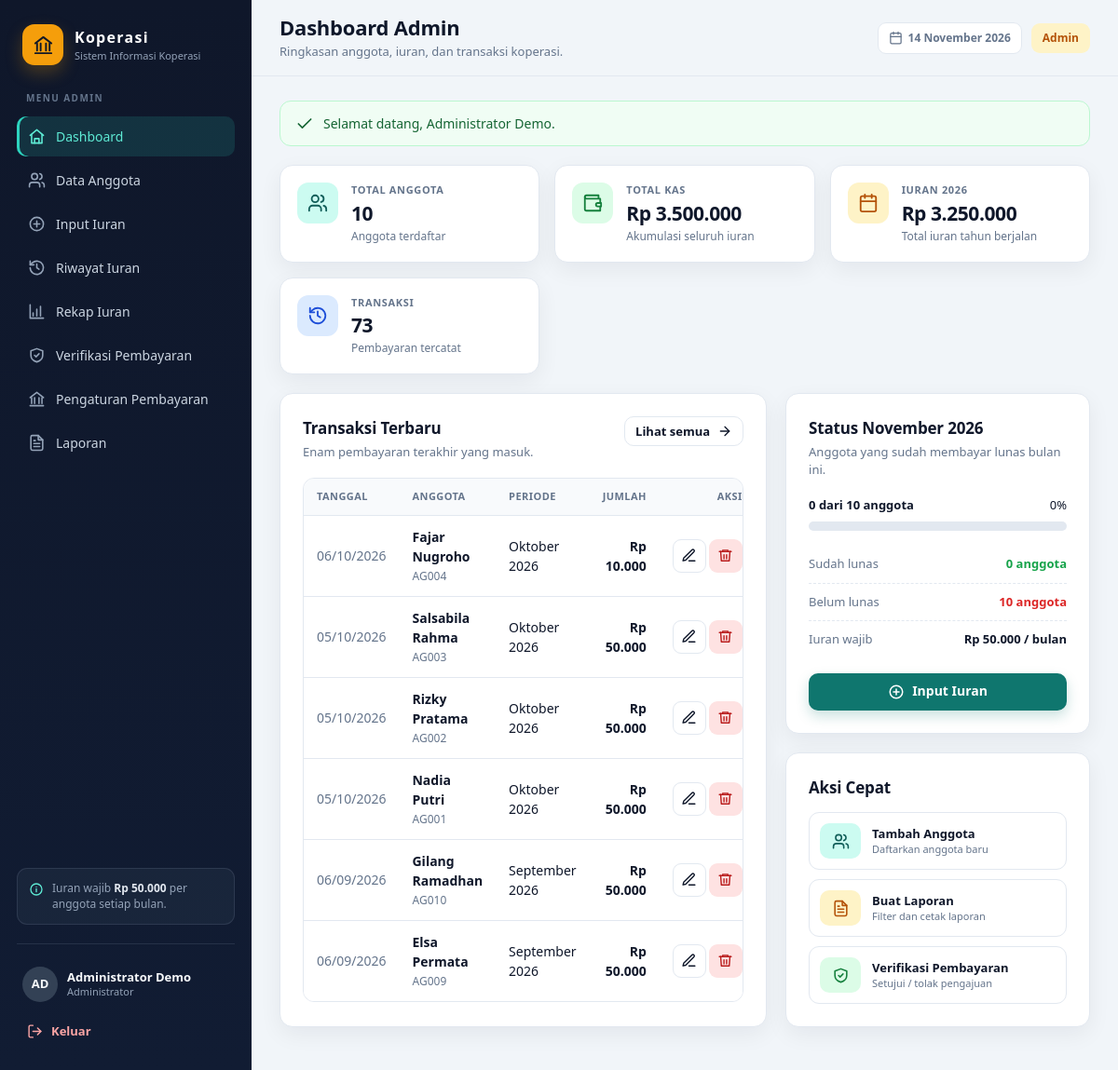
/dashboard_admin.php (signed in), run on the app's committed database.
### tables this page shows
CREATE TABLE `kas` (
    `id` INT(11) NOT NULL AUTO_INCREMENT,
    `anggota_id` INT(11) NOT NULL,
    `bulan` VARCHAR(20) NOT NULL,
    `tahun` INT(11) NOT NULL,
    `jumlah` DECIMAL(12,2) NOT NULL,
    `tanggal` TIMESTAMP NOT NULL DEFAULT CURRENT_TIMESTAMP,
    PRIMARY KEY (`id`),
    KEY `idx_kas_anggota` (`anggota_id`),
    KEY `idx_kas_periode` (`tahun`, `bulan`),
    KEY `idx_kas_anggota_periode` (`anggota_id`, `tahun`, `bulan`),
    CONSTRAINT `fk_kas_anggota` FOREIGN KEY (`anggota_id`)
        REFERENCES `anggota` (`id`) ON DELETE RESTRICT ON UPDATE CASCADE,
    CONSTRAINT `chk_kas_jumlah` CHECK (`jumlah` > 0),
    CONSTRAINT `chk_kas_tahun` CHECK (`tahun` BETWEEN 2000 AND 2100)
);

CREATE TABLE `anggota` (
    `id` INT(11) NOT NULL AUTO_INCREMENT,
    `kode_anggota` VARCHAR(20) NOT NULL,
    `nama` VARCHAR(100) NOT NULL,
    `alamat` TEXT DEFAULT NULL,
    `telepon` VARCHAR(20) DEFAULT NULL,
    PRIMARY KEY (`id`),
    UNIQUE KEY `uq_anggota_kode` (`kode_anggota`)
);

### includes/pembayaran.php (called while the page is built, shortened)
<?php
function jumlah_pending_verifikasi(mysqli $conn): int
{
    try {
        return (int) db_value(
            $conn,
            'SELECT COUNT(*) FROM pembayaran WHERE status = \'pending\''
        );
    } catch (Throwable $exception) {
        return 0;
    }
}

### dashboard_admin.php (the view, shortened to what this page needs)
<?php
require_once __DIR__ . '/includes/bootstrap.php';
$totalAnggota = (int) db_value($conn, 'SELECT COUNT(*) FROM anggota');
$totalTransaksi = (int) db_value($conn, 'SELECT COUNT(*) FROM kas');
$totalKas = (float) db_value($conn, 'SELECT COALESCE(SUM(jumlah), 0) FROM kas');
$tahunIni = (int) date('Y');
$iuranTahunIni = (float) db_value(
    $conn,
    'SELECT COALESCE(SUM(jumlah), 0) FROM kas WHERE tahun = ?',
    [$tahunIni]
);
$bulanIni = bulan_ini();
$sudahBayar = (int) db_value(
    $conn,
    'SELECT COUNT(*) FROM (
        SELECT anggota_id
        FROM kas
        WHERE bulan = ? AND tahun = ?
        GROUP BY anggota_id
        HAVING SUM(jumlah) >= ?
    ) AS lunas',
    [$bulanIni, $tahunIni, IURAN_WAJIB]
);
$belumBayar = max(0, $totalAnggota - $sudahBayar);
$persen = $totalAnggota > 0 ? (int) round($sudahBayar / $totalAnggota * 100) : 0;
$pendingVerifikasi = jumlah_pending_verifikasi($conn);
$transaksiTerbaru = db_all(
    $conn,
    'SELECT kas.id, kas.anggota_id, kas.bulan, kas.tahun, kas.jumlah, kas.tanggal,
            anggota.nama, anggota.kode_anggota
     FROM kas
     LEFT JOIN anggota ON anggota.id = kas.anggota_id
     ORDER BY kas.tanggal DESC, kas.id DESC
     LIMIT 6'
);
render_app_start(
    'Dashboard Admin',
    'dashboard_admin.php',
    'Dashboard Admin',
    'Ringkasan anggota, iuran, dan transaksi koperasi.'
);
?>
<div class="stats">
    <article class="stat">
        <span class="stat-icon"><?= icon('users') ?></span>
        <div>
            <p class="stat-label">Total Anggota</p>
            <h2><?= number_format($totalAnggota, 0, ',', '.') ?></h2>
            <p class="stat-hint">Anggota terdaftar</p>
        </div>
    </article>
    <article class="stat">
        <span class="stat-icon stat-icon-green"><?= icon('wallet') ?></span>
        <div>
            <p class="stat-label">Total Kas</p>
            <h2><?= rupiah($totalKas) ?></h2>
            <p class="stat-hint">Akumulasi seluruh iuran</p>
        </div>
    </article>
    <article class="stat">
        <span class="stat-icon stat-icon-amber"><?= icon('calendar') ?></span>
        <div>
            <p class="stat-label">Iuran <?= e((string) $tahunIni) ?></p>
            <h2><?= rupiah($iuranTahunIni) ?></h2>
            <p class="stat-hint">Total iuran tahun berjalan</p>
        </div>
    </article>
    <article class="stat">
        <span class="stat-icon stat-icon-blue"><?= icon('history') ?></span>
        <div>
            <p class="stat-label">Transaksi</p>
            <h2><?= number_format($totalTransaksi, 0, ',', '.') ?></h2>
            <p class="stat-hint">Pembayaran tercatat</p>
        </div>
    </article>
</div>
<div class="grid-2 wide-left">
    <section class="panel">
        <div class="panel-head">
            <div>
                <h2>Transaksi Terbaru</h2>
                <p>Enam pembayaran terakhir yang masuk.</p>
            </div>
            <a class="btn btn-ghost btn-sm" href="riwayat_iuran.php">
                Lihat semua <?= icon('arrow-right') ?>
            </a>
        </div>
        <?php if ($transaksiTerbaru === []): ?>
            <div class="empty-state compact">
                <?= icon('history') ?>
                <h3>Belum ada transaksi</h3>
                <p>Transaksi akan tampil setelah iuran anggota dicatat.</p>
            </div>
        <?php else: ?>
            <div class="table-wrap">
                <table>
                    <thead>
                        <tr>
                            <th>Tanggal</th>
                            <th>Anggota</th>
                            <th>Periode</th>
                            <th class="text-right">Jumlah</th>
                            <th class="text-right">Aksi</th>
                        </tr>
                    </thead>
                    <tbody>
                        <?php foreach ($transaksiTerbaru as $row): ?>
                            <tr>
                                <td class="text-muted"><?= e(tanggal_indo($row['tanggal'])) ?></td>
                                <td>
                                    <strong><?= e($row['nama'] ?? 'Anggota dihapus') ?></strong>
                                    <div class="table-sub"><?= e($row['kode_anggota'] ?? '-') ?></div>
                                </td>
                                <td><?= e($row['bulan']) ?> <?= e((string) $row['tahun']) ?></td>
                                <td class="text-right"><strong><?= rupiah($row['jumlah']) ?></strong></td>
                                <td class="text-right">
                                    <div class="table-actions">
                                        <a class="btn btn-icon btn-ghost" href="edit_iuran.php?id=<?= (int) $row['id'] ?>"
                                           title="Edit transaksi" aria-label="Edit transaksi">
                                            <?= icon('edit') ?>
                                        </a>
                                        <form method="post" action="hapus_iuran.php" class="inline-form"
                                              data-confirm="Hapus transaksi iuran ini? Data yang dihapus tidak dapat dikembalikan.">
                                            <button type="submit" class="btn btn-icon btn-danger-soft"
                                                    title="Hapus transaksi" aria-label="Hapus transaksi">
                                                <?= icon('trash') ?>
                                            </button>
                                        </form>
                                    </div>
                                </td>
                            </tr>
                        <?php endforeach; ?>
                    </tbody>
                </table>
            </div>
        <?php endif; ?>
    </section>
    <div class="stack">
        <section class="panel">
            <div class="panel-head">
                <div>
                    <h2>Status <?= e($bulanIni) ?> <?= e((string) $tahunIni) ?></h2>
                    <p>Anggota yang sudah membayar lunas bulan ini.</p>
                </div>
            </div>
            <div class="progress-label">
                <strong><?= $sudahBayar ?> dari <?= $totalAnggota ?> anggota</strong>
                <span><?= $persen ?>%</span>
            </div>
            <div class="progress" role="progressbar" aria-valuenow="<?= $persen ?>" aria-valuemin="0" aria-valuemax="100">
            </div>
            <dl class="summary-list">
                <div><dt>Sudah lunas</dt><dd class="text-success"><?= $sudahBayar ?> anggota</dd></div>
                <div><dt>Belum lunas</dt><dd class="text-danger"><?= $belumBayar ?> anggota</dd></div>
                <div><dt>Iuran wajib</dt><dd><?= rupiah(IURAN_WAJIB) ?> / bulan</dd></div>
            </dl>
            <a class="btn btn-primary btn-block" href="kas.php"><?= icon('plus') ?> Input Iuran</a>
        </section>
        <section class="panel">
            <h2>Aksi Cepat</h2>
            <div class="quick-actions">
                <a href="tambah_anggota.php" class="quick-action">
                    <span class="stat-icon"><?= icon('users') ?></span>
                    <span><strong>Tambah Anggota</strong><small>Daftarkan anggota baru</small></span>
                </a>
                <a href="laporan.php" class="quick-action">
                    <span class="stat-icon stat-icon-amber"><?= icon('report') ?></span>
                    <span><strong>Buat Laporan</strong><small>Filter dan cetak laporan</small></span>
                </a>
                <a href="verifikasi_pembayaran.php" class="quick-action">
                    <span class="stat-icon stat-icon-green"><?= icon('verify') ?></span>
                    <span>
                        <strong>Verifikasi Pembayaran<?= $pendingVerifikasi > 0 ? ' (' . $pendingVerifikasi . ')' : '' ?></strong>
                        <small><?= $pendingVerifikasi > 0 ? $pendingVerifikasi . ' pengajuan menunggu' : 'Setujui / tolak pengajuan' ?></small>
                    </span>
                </a>
            </div>
        </section>
    </div>
</div>

### includes/functions.php (shortened to what this page needs)
<?php
function e(mixed $value): string
{
    return htmlspecialchars((string) ($value ?? ''), ENT_QUOTES, 'UTF-8');
}
function rupiah(mixed $number): string
{
    return 'Rp ' . number_format((float) $number, 0, ',', '.');
}
function tanggal_indo(?string $datetime, bool $denganWaktu = false): string
{
    $timestamp = strtotime($datetime);
    return date($denganWaktu ? 'd/m/Y H:i' : 'd/m/Y', $timestamp);
}
function bulan_list(): array
{
    static $bulan = [
        'Januari', 'Februari', 'Maret', 'April', 'Mei', 'Juni',
        'Juli', 'Agustus', 'September', 'Oktober', 'November', 'Desember',
    ];
    return $bulan;
}
function bulan_ini(): string
{
    return bulan_list()[(int) date('n') - 1];
}
function take_flashes(): array
{
    $flashes = $_SESSION['flash'] ?? [];
    return is_array($flashes) ? $flashes : [];
}
function render_flashes(): string
{
    $flashes = take_flashes();
    $allowed = ['success', 'danger', 'warning', 'info'];
    $icons = [
        'success' => 'check',
        'danger' => 'alert',
        'warning' => 'alert',
        'info' => 'info',
    ];
    $html = '';
    foreach ($flashes as $item) {
        $type = in_array($item['type'] ?? '', $allowed, true) ? $item['type'] : 'info';
        $html .= '<div class="alert alert-' . $type . '" role="alert">'
            . icon($icons[$type])
            . '<span>' . e($item['message'] ?? '') . '</span>'
            . '</div>';
    }
    return $html;
}
function db_stmt(mysqli $conn, string $sql, array $params = []): mysqli_stmt
{
    $stmt = $conn->prepare($sql);
    $stmt->execute($params === [] ? null : $params);
    return $stmt;
}
function db_all(mysqli $conn, string $sql, array $params = []): array
{
    $stmt = db_stmt($conn, $sql, $params);
    $result = $stmt->get_result();
    $rows = $result instanceof mysqli_result ? $result->fetch_all(MYSQLI_ASSOC) : [];
    return $rows;
}
function db_one(mysqli $conn, string $sql, array $params = []): ?array
{
    $rows = db_all($conn, $sql, $params);
    return $rows[0] ?? null;
}
function db_value(mysqli $conn, string $sql, array $params = []): mixed
{
    $row = db_one($conn, $sql, $params);
    return reset($row);
}
function icon(string $name, string $class = ''): string
{
    $path = $icons[$name] ?? $icons['info'];
    $extra = $class !== '' ? ' ' . e($class) : '';
    return '<svg class="icon' . $extra . '" viewBox="0 0 24 24" fill="none" stroke="currentColor" '
        . 'stroke-width="2" stroke-linecap="round" stroke-linejoin="round" aria-hidden="true">'
        . $path . '</svg>';
}

### data on the page
kas: tanggal "06/10/2026", anggota.nama "Fajar Nugroho", anggota.kode_anggota "AG004", bulan "Oktober", tahun "2026", jumlah "Rp 10.000"
kas: tanggal "05/10/2026", anggota.nama "Salsabila Rahma", anggota.kode_anggota "AG003", bulan "Oktober", tahun "2026", jumlah "Rp 50.000"
kas: tanggal "05/10/2026", anggota.nama "Rizky Pratama", anggota.kode_anggota "AG002", bulan "Oktober", tahun "2026", jumlah "Rp 50.000"
kas: tanggal "05/10/2026", anggota.nama "Nadia Putri", anggota.kode_anggota "AG001", bulan "Oktober", tahun "2026", jumlah "Rp 50.000"
kas: tanggal "06/09/2026", anggota.nama "Gilang Ramadhan", anggota.kode_anggota "AG010", bulan "September", tahun "2026", jumlah "Rp 50.000"
kas: tanggal "06/09/2026", anggota.nama "Elsa Permata", anggota.kode_anggota "AG009", bulan "September", tahun "2026", jumlah "Rp 50.000"

### other printed values
APP_NAME "Koperasi"
APP_TAGLINE "Sistem Informasi Koperasi"
$item['label'] "Dashboard"
$item['label'] "Data Anggota"
$item['label'] "Input Iuran"
$item['label'] "Riwayat Iuran"
$item['label'] "Rekap Iuran"
$item['label'] "Verifikasi Pembayaran"
$item['label'] "Pengaturan Pembayaran"
$item['label'] "Laporan"
rupiah(IURAN_WAJIB) "Rp 50.000"
initials($user['nama']) "AD"
$user['nama'] "Administrator Demo"
$heading "Dashboard Admin"
$subtitle "Ringkasan anggota, iuran, dan transaksi koperasi."
